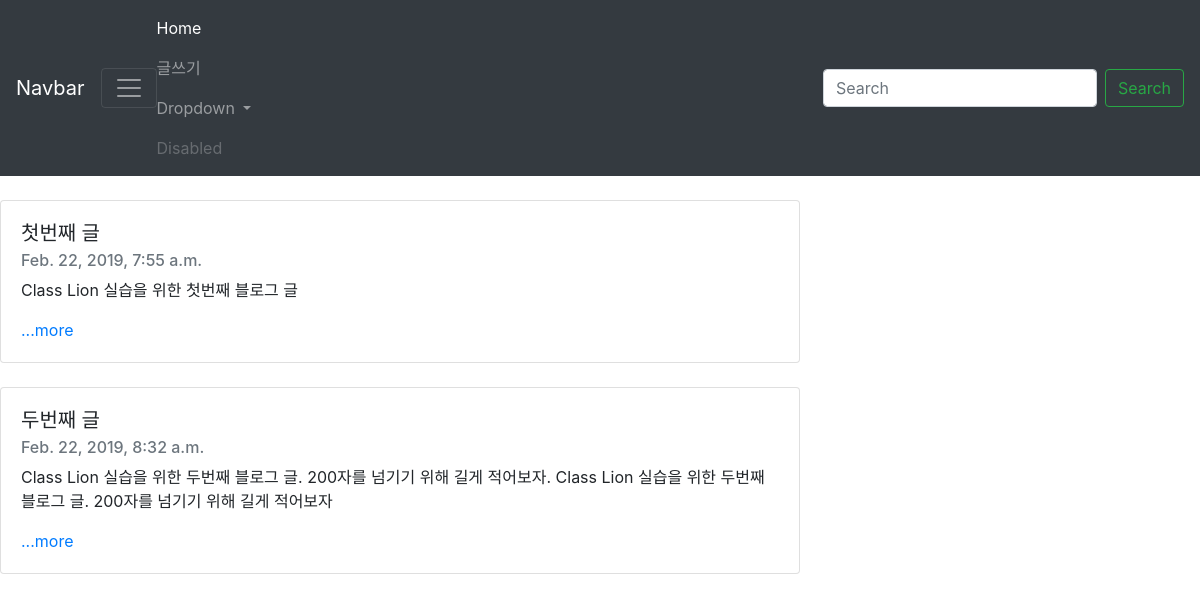
The page /blog/ on the database as committed earlier.
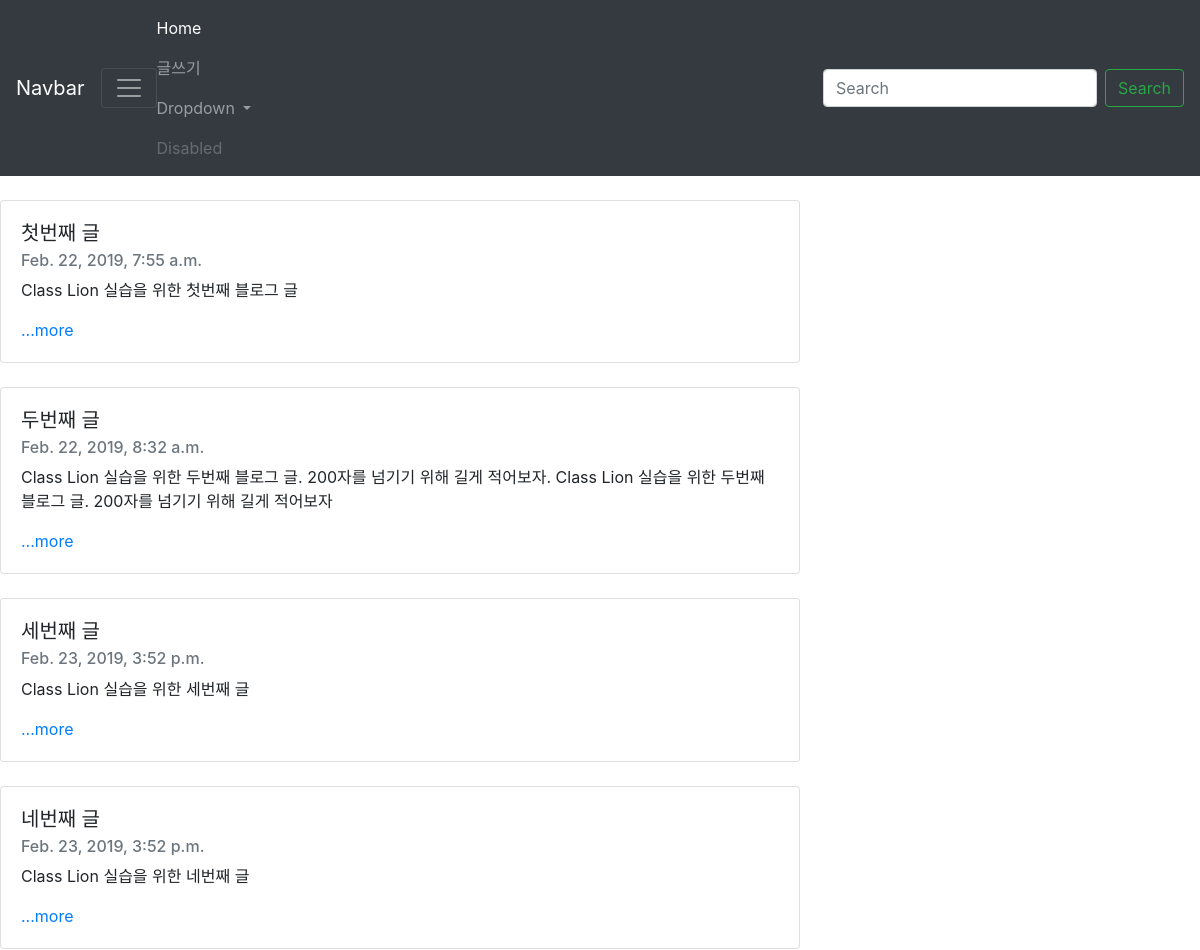
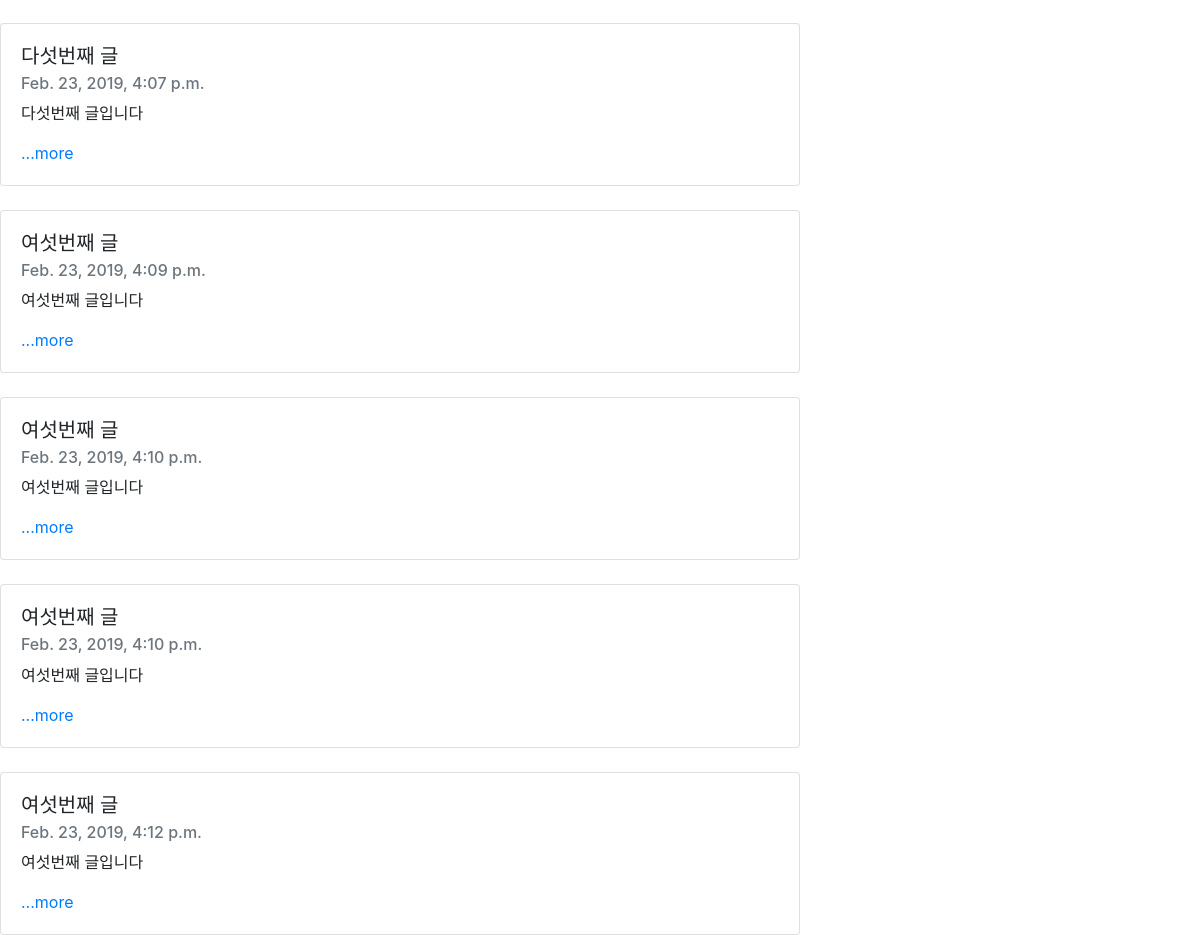
The same page on the database as committed later (2 pictures, top to bottom).
### blog/models.py (models this page shows, shortened)
class Blog(models.Model):
    title = models.CharField(max_length=200)
    body = models.TextField()
    pub_date = models.DateTimeField('date published')
    def summary(self):
        return self.body[:100]

### blog/views.py (the view)
# urls.py: 2. Add a URL to urlpatterns:  path('', views.home, name='home')
def home(request):
    blogs = Blog.objects
    return render (request,'blog/home.html',{'blogs' : blogs})

### blog/templates/blog/home.html (shortened to what this page needs)
<!DOCTYPE html>
<html lang="en" dir="ltr">
  <head>
    <link rel="stylesheet" href="https://stackpath.bootstrapcdn.com/bootstrap/4.1.0/css/bootstrap.min.css">
  </head>
  <body>
    <nav class="navbar navbar-dark bg-dark">
      <a class="navbar-brand" href="#">Navbar</a>
      <button class="navbar-toggler" type="button" data-toggle="collapse" data-target="#navbarSupportedContent" aria-controls="navbarSupportedContent" aria-expanded="false" aria-label="Toggle navigation">
        <span class="navbar-toggler-icon"></span>
      </button
      <div class="collapse navbar-collapse" id="navbarSupportedContent">
        <ul class="navbar-nav mr-auto">
          <li class="nav-item active">
            <a class="nav-link" href="#">Home <span class="sr-only">(current)</span></a>
          </li>
          <li class="nav-item">
            <a class="nav-link" href="{% url 'new' %}">글쓰기</a>
          </li>
          <li class="nav-item dropdown">
            <a class="nav-link dropdown-toggle" href="#" id="navbarDropdown" role="button" data-toggle="dropdown" aria-haspopup="true" aria-expanded="false">
              Dropdown
            </a>
          </li>
          <li class="nav-item">
            <a class="nav-link disabled" href="#">Disabled</a>
          </li>
        </ul>
        <form class="form-inline my-2 my-lg-0">
          <input class="form-control mr-sm-2" type="search" placeholder="Search" aria-label="Search">
          <button class="btn btn-outline-success my-2 my-sm-0" type="submit">Search</button>
        </form>
    </nav>
    {% for blog in blogs.all %}
    <br />
    <div class="card" style="width: 50rem;">
      <div class="card-body">
        <h5 class="card-title">{{blog.title}}</h5>
        <h6 class="card-subtitle mb-2 text-muted">{{blog.pub_date}}</h6>
        <p class="card-text">{{blog.summary}}</p>
        <a href="{% url 'detail' blog.pk %}" class="card-link">...more</a>
      </div>
    </div>
    {% endfor %}
  </body>
</html>

Rows that differ between the two databases and show on the page:
added Blog: title "세번째 글", pub_date "Feb. 23, 2019, 3:52 p.m.", summary "Class Lion 실습을 위한 세번째 글"
added Blog: title "네번째 글", pub_date "Feb. 23, 2019, 3:52 p.m.", summary "Class Lion 실습을 위한 네번째 글"
added Blog: title "다섯번째 글", pub_date "Feb. 23, 2019, 4:07 p.m.", summary "다섯번째 글입니다"
added Blog: title "여섯번째 글", pub_date "Feb. 23, 2019, 4:09 p.m.", summary "여섯번째 글입니다"
added Blog: title "여섯번째 글", pub_date "Feb. 23, 2019, 4:10 p.m.", summary "여섯번째 글입니다"
added Blog: title "여섯번째 글", pub_date "Feb. 23, 2019, 4:10 p.m.", summary "여섯번째 글입니다"
added Blog: title "여섯번째 글", pub_date "Feb. 23, 2019, 4:12 p.m.", summary "여섯번째 글입니다"
